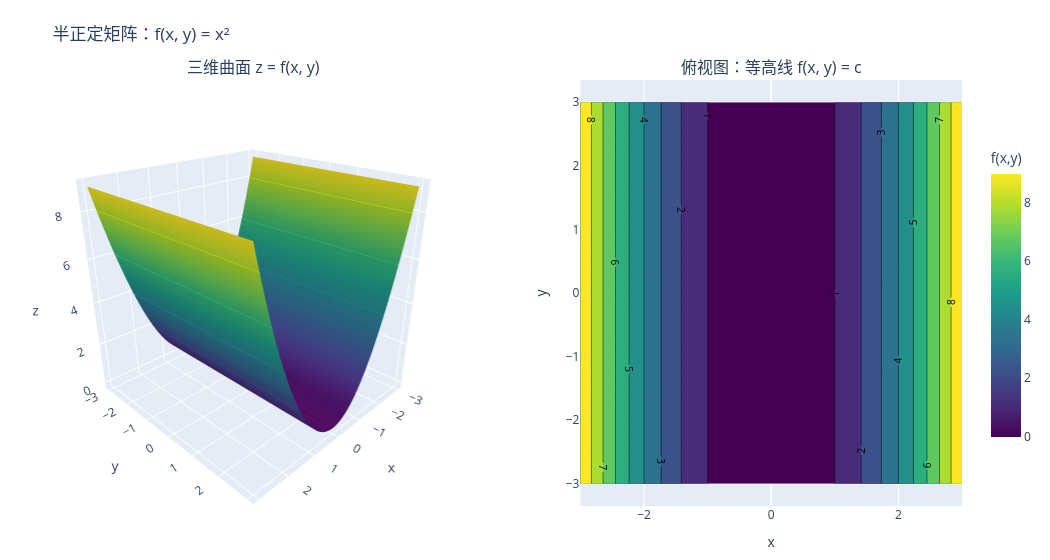

The notebook cell this image was saved under:
### Markdown cell above
### 4.4 半正定：抛物柱面

### Code cell
A_semipositive = np.array([[1, 0], [0, 0]])
plot_quadratic_surface(A_semipositive, title="半正定矩阵：f(x, y) = x²");

### Figure 1 — Plotly figure (JSON) as saved in the notebook; plotly's stock layout.template omitted (floating-point values rounded to 4 significant figures; data arrays with more than 128 entries replaced by an {"elided": "..."} marker saying what was removed)
{"data": [{"colorbar": {"len": 0.72, "title": {"text": "f(x,y)"}}, "colorscale": [[0, "#440154"], [0.1111, "#482878"], [0.2222, "#3e4989"], [0.3333, "#31688e"], [0.4444, "#26828e"], [0.5556, "#1f9e89"], [0.6667, "#35b779"], [0.7778, "#6ece58"], [0.8889, "#b5de2b"], [1, "#fde725"]], "contours": {"z": {"highlightcolor": "white", "show": true, "usecolormap": true}}, "scene": "scene", "type": "surface", "x": {"elided": "121x121 float values"}, "y": {"elided": "121x121 float values"}, "z": {"elided": "121x121 float values"}}, {"colorscale": [[0, "#440154"], [0.1111, "#482878"], [0.2222, "#3e4989"], [0.3333, "#31688e"], [0.4444, "#26828e"], [0.5556, "#1f9e89"], [0.6667, "#35b779"], [0.7778, "#6ece58"], [0.8889, "#b5de2b"], [1, "#fde725"]], "contours": {"labelfont": {"size": 10}, "showlabels": true}, "showscale": false, "type": "contour", "x": [-3.0, -2.95, -2.9, -2.85, -2.8, -2.75, -2.7, -2.65, -2.6, -2.55, -2.5, -2.45, -2.4, -2.35, -2.3, -2.25, -2.2, -2.15, -2.1, -2.05, -2.0, -1.95, -1.9, -1.85, -1.8, -1.75, -1.7, -1.65, -1.6, -1.55, -1.5, -1.45, -1.4, -1.35, -1.3, -1.25, -1.2, -1.15, -1.1, -1.05, -1.0, -0.95, -0.9, -0.85, -0.8, -0.75, -0.7, -0.65, -0.6, -0.55, -0.5, -0.45, -0.4, -0.35, -0.3, -0.25, -0.2, -0.15, -0.1, -0.05, 0.0, 0.05, 0.1, 0.15, 0.2, 0.25, 0.3, 0.35, 0.4, 0.45, 0.5, 0.55, 0.6, 0.65, 0.7, 0.75, 0.8, 0.85, 0.9, 0.95, 1.0, 1.05, 1.1, 1.15, 1.2, 1.25, 1.3, 1.35, 1.4, 1.45, 1.5, 1.55, 1.6, 1.65, 1.7, 1.75, 1.8, 1.85, 1.9, 1.95, 2.0, 2.05, 2.1, 2.15, 2.2, 2.25, 2.3, 2.35, 2.4, 2.45, 2.5, 2.55, 2.6, 2.65, 2.7, 2.75, 2.8, 2.85, 2.9, 2.95, 3.0], "xaxis": "x", "y": [-3.0, -2.95, -2.9, -2.85, -2.8, -2.75, -2.7, -2.65, -2.6, -2.55, -2.5, -2.45, -2.4, -2.35, -2.3, -2.25, -2.2, -2.15, -2.1, -2.05, -2.0, -1.95, -1.9, -1.85, -1.8, -1.75, -1.7, -1.65, -1.6, -1.55, -1.5, -1.45, -1.4, -1.35, -1.3, -1.25, -1.2, -1.15, -1.1, -1.05, -1.0, -0.95, -0.9, -0.85, -0.8, -0.75, -0.7, -0.65, -0.6, -0.55, -0.5, -0.45, -0.4, -0.35, -0.3, -0.25, -0.2, -0.15, -0.1, -0.05, 0.0, 0.05, 0.1, 0.15, 0.2, 0.25, 0.3, 0.35, 0.4, 0.45, 0.5, 0.55, 0.6, 0.65, 0.7, 0.75, 0.8, 0.85, 0.9, 0.95, 1.0, 1.05, 1.1, 1.15, 1.2, 1.25, 1.3, 1.35, 1.4, 1.45, 1.5, 1.55, 1.6, 1.65, 1.7, 1.75, 1.8, 1.85, 1.9, 1.95, 2.0, 2.05, 2.1, 2.15, 2.2, 2.25, 2.3, 2.35, 2.4, 2.45, 2.5, 2.55, 2.6, 2.65, 2.7, 2.75, 2.8, 2.85, 2.9, 2.95, 3.0], "yaxis": "y", "z": {"elided": "121x121 float values"}}], "layout": {"annotations": [{"font": {"size": 16}, "showarrow": false, "text": "三维曲面 z = f(x, y)", "x": 0.2475, "xanchor": "center", "xref": "paper", "y": 1, "yanchor": "bottom", "yref": "paper"}, {"font": {"size": 16}, "showarrow": false, "text": "俯视图：等高线 f(x, y) = c", "x": 0.7975, "xanchor": "center", "xref": "paper", "y": 1, "yanchor": "bottom", "yref": "paper"}], "height": 560, "margin": {"b": 20, "l": 20, "r": 20, "t": 80}, "scene": {"aspectmode": "cube", "camera": {"eye": {"x": 1.45, "y": 1.45, "z": 0.95}}, "domain": {"x": [0, 0.495], "y": [0, 1]}, "xaxis": {"title": {"text": "x"}}, "yaxis": {"title": {"text": "y"}}, "zaxis": {"title": {"text": "z"}}}, "title": {"text": "半正定矩阵：f(x, y) = x²"}, "width": 1050, "xaxis": {"anchor": "y", "domain": [0.595, 1], "title": {"text": "x"}}, "yaxis": {"anchor": "x", "domain": [0, 1], "scaleanchor": "x", "scaleratio": 1, "title": {"text": "y"}}}}
